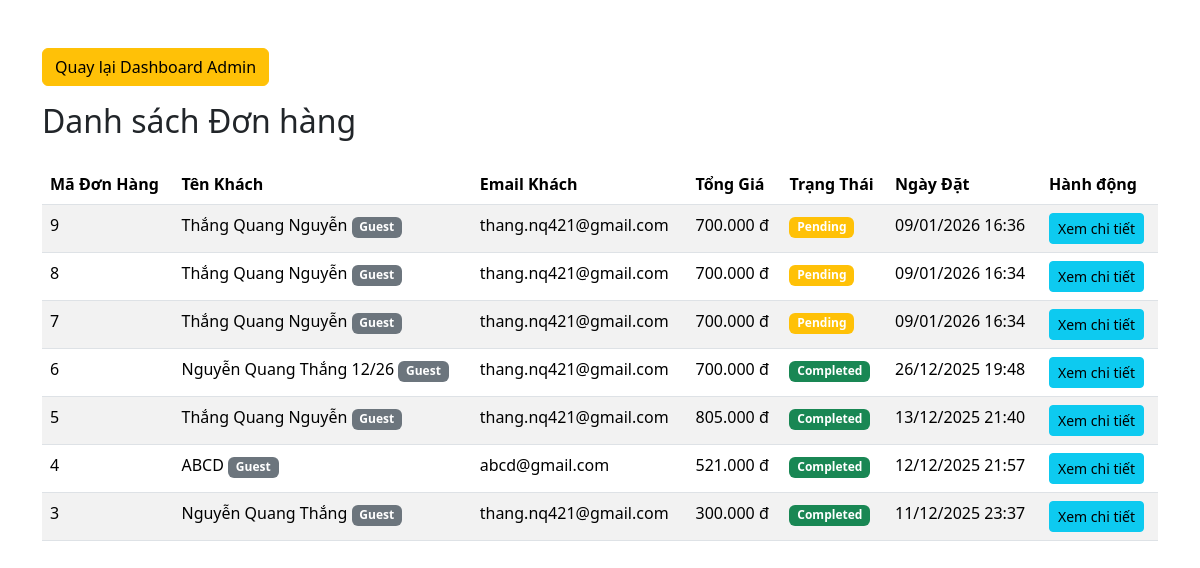
/admin/orders/list.php (signed in), run on the app's committed database.
### tables this page shows
CREATE TABLE IF NOT EXISTS `donhang` (
  `MaDonHang` int NOT NULL AUTO_INCREMENT,
  `MaNguoiDung` int DEFAULT NULL,
  `TenKhachHang` varchar(100) DEFAULT NULL,
  `EmailKhachHang` varchar(100) DEFAULT NULL,
  `TongGia` decimal(10,2) NOT NULL,
  `TrangThai` varchar(20) DEFAULT 'pending',
  `PhuongThucThanhToan` varchar(30) DEFAULT NULL,
  `DiaChiGiaoHang` varchar(255) DEFAULT NULL,
  `SDTNhanHang` varchar(20) DEFAULT NULL,
  `NgayTao` datetime DEFAULT CURRENT_TIMESTAMP,
  `NgayCapNhat` datetime DEFAULT CURRENT_TIMESTAMP ON UPDATE CURRENT_TIMESTAMP,
  PRIMARY KEY (`MaDonHang`),
  KEY `MaNguoiDung` (`MaNguoiDung`)
);

### models/OrderModel.php (called while the page is built, shortened)
<?php
class OrderModel
{
    private $pdo;
    public function __construct(PDO $pdo)
    {
        $this->pdo = $pdo;
    }
    public function getAllOrders()
    {
        $sql = "SELECT
                    d.*,
                    n.HoTen AS HoTenNguoiDung,
                    n.Email AS EmailNguoiDung
                FROM
                    donhang d
                LEFT JOIN
                    nguoidung n ON d.MaNguoiDung = n.MaNguoiDung
                ORDER BY
                    d.NgayTao DESC";
        $stmt = $this->pdo->query($sql);
        return $stmt->fetchAll(PDO::FETCH_ASSOC);
    }
}

### admin/orders/list.php (the view, shortened to what this page needs)
<?php
$rootPath = __DIR__ . '/../..';
require_once $rootPath . '/core/database.php';
require_once $rootPath . '/models/OrderModel.php';
$orderModel = new OrderModel($pdo);
$orders = $orderModel->getAllOrders();
?>
<!DOCTYPE html>
<html lang="vi">
<head>
    <link href="https://cdn.jsdelivr.net/npm/bootstrap@5.3.3/dist/css/bootstrap.min.css" rel="stylesheet">
</head>
<body>
    <div class="container mt-5">
        <a href="../index.php" class="btn btn-warning mb-3">
            <i class="fas fa-arrow-left"></i> Quay lại Dashboard Admin
        </a>
        <h2>Danh sách Đơn hàng</h2>
        <table class="table table-striped table-hover mt-4">
            <thead>
                <tr>
                    <th>Mã Đơn Hàng</th>
                    <th>Tên Khách</th>
                    <th>Email Khách</th>
                    <th>Tổng Giá</th>
                    <th>Trạng Thái</th>
                    <th>Ngày Đặt</th>
                    <th>Hành động</th>
                </tr>
            </thead>
            <tbody>
                <?php if (empty($orders)): ?>
                    <tr>
                        <td colspan="7" class="text-center">Chưa có đơn hàng nào.</td>
                    </tr>
                <?php else: ?>
                    <?php foreach ($orders as $order):
                        $customerName = !empty($order['TenKhachHang']) ? $order['TenKhachHang'] : ($order['HoTen'] ?? 'N/A');
                        $customerEmail = !empty($order['EmailKhachHang']) ? $order['EmailKhachHang'] : ($order['EmailNguoiDung'] ?? 'N/A');
                    ?>
                        <tr>
                            <td><?php echo $order['MaDonHang']; ?></td>
                            <td>
                                <?php echo htmlspecialchars($customerName); ?>
                                <?php if (empty($order['MaNguoiDung'])): ?>
                                    <span class="badge bg-secondary">Guest</span>
                                <?php endif; ?>
                            </td>
                            <td><?php echo htmlspecialchars($customerEmail); ?></td>
                            <td><?php echo number_format($order['TongGia'], 0, ',', '.'); ?> đ</td>
                            <td>
                                <span class="badge
                                    <?php
                                    $status = strtolower($order['TrangThai']);
                                    if ($status === 'completed') echo 'bg-success';
                                    elseif ($status === 'processing') echo 'bg-info';
                                    elseif ($status === 'cancelled') echo 'bg-danger';
                                    else echo 'bg-warning';
                                    ?>">
                                    <?php echo htmlspecialchars(ucfirst($status)); ?>
                                </span>
                            </td>
                            <td><?php echo date('d/m/Y H:i', strtotime($order['NgayTao'])); ?></td>
                            <td>
                                <a href="detail.php?id=<?php echo $order['MaDonHang']; ?>" class="btn btn-sm btn-info">Xem chi tiết</a>
                            </td>
                        </tr>
                    <?php endforeach; ?>
                <?php endif; ?>
            </tbody>
        </table>
    </div>
</body>
</html>

### data on the page
donhang: MaDonHang "9", TenKhachHang "Thắng Quang Nguyễn", shows "Guest", EmailKhachHang "thang.nq421@gmail.com", TongGia "700.000", TrangThai "Pending", NgayTao "09/01/2026 16:36"
donhang: MaDonHang "8", TenKhachHang "Thắng Quang Nguyễn", shows "Guest", EmailKhachHang "thang.nq421@gmail.com", TongGia "700.000", TrangThai "Pending", NgayTao "09/01/2026 16:34"
donhang: MaDonHang "7", TenKhachHang "Thắng Quang Nguyễn", shows "Guest", EmailKhachHang "thang.nq421@gmail.com", TongGia "700.000", TrangThai "Pending", NgayTao "09/01/2026 16:34"
donhang: MaDonHang "6", TenKhachHang "Nguyễn Quang Thắng 12/26", shows "Guest", EmailKhachHang "thang.nq421@gmail.com", TongGia "700.000", TrangThai "Completed", NgayTao "26/12/2025 19:48"
donhang: MaDonHang "5", TenKhachHang "Thắng Quang Nguyễn", shows "Guest", EmailKhachHang "thang.nq421@gmail.com", TongGia "805.000", TrangThai "Completed", NgayTao "13/12/2025 21:40"
donhang: MaDonHang "4", TenKhachHang "ABCD", shows "Guest", EmailKhachHang "abcd@gmail.com", TongGia "521.000", TrangThai "Completed", NgayTao "12/12/2025 21:57"
donhang: MaDonHang "3", TenKhachHang "Nguyễn Quang Thắng", shows "Guest", EmailKhachHang "thang.nq421@gmail.com", TongGia "300.000", TrangThai "Completed", NgayTao "11/12/2025 23:37"
